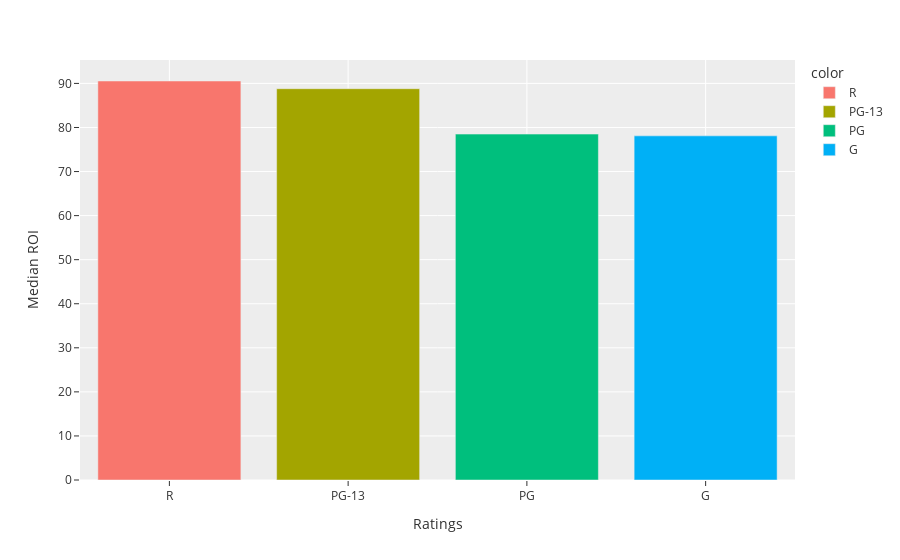

The notebook cell saved with this chart:
### Markdown cell above
Looking deeper into the data it is possibly to draw some further insights. We have the Return on Investment of the top 100 films by rating as sorted by highest Profit.

### Code cell
## Barplot Generation

## Ratings profit
r_profit = round(top_100[top_100['rating'] == 'R']['ROI'].head(100).median(), 2)
pg13_profit = round(top_100[top_100['rating'] == 'PG-13']['ROI'].head(100).median(), 2)
pg_profit = round(top_100[top_100['rating'] == 'PG']['ROI'].head(100).median(), 2)
g_profit = round(top_100[top_100['rating'] == 'G']['ROI'].head(100).median(), 2)

## Ratings budgets
r_budget = round(top_100[top_100['rating'] == 'R']['budget'].head(100).median(), 2)
pg13_budget = round(top_100[top_100['rating'] == 'PG-13']['budget'].head(100).median(), 2)
pg_budget = round(top_100[top_100['rating'] == 'PG']['budget'].head(100).median(), 2)
g_budget = round(top_100[top_100['rating'] == 'G']['budget'].head(100).median(), 2)

## Figure size
plt.figure(figsize=(10,8))

## Figure variables and Data lists
ratings_profit = [r_profit, pg13_profit, pg_profit, g_profit]
ratings_budget = [r_budget, pg13_budget, pg_budget, g_budget]
x = ['R', 'PG-13', 'PG', 'G']

fig = px.bar(data_frame=top_100, x=x, y=ratings_profit, color=x,
             labels={'x':'Ratings', 'y':'Median ROI'}, template='ggplot2')
fig.show()

### Figure 1 — Plotly figure (JSON) as saved in the notebook; plotly's stock layout.template omitted (floating-point values rounded to 4 significant figures)
{"data": [{"alignmentgroup": "True", "hovertemplate": "color=R<br>Ratings=%{x}<br>Median ROI=%{y}<extra></extra>", "legendgroup": "R", "marker": {"color": "#F8766D"}, "name": "R", "offsetgroup": "R", "orientation": "v", "showlegend": true, "textposition": "auto", "type": "bar", "x": ["R"], "xaxis": "x", "y": [90.55], "yaxis": "y"}, {"alignmentgroup": "True", "hovertemplate": "color=PG-13<br>Ratings=%{x}<br>Median ROI=%{y}<extra></extra>", "legendgroup": "PG-13", "marker": {"color": "#A3A500"}, "name": "PG-13", "offsetgroup": "PG-13", "orientation": "v", "showlegend": true, "textposition": "auto", "type": "bar", "x": ["PG-13"], "xaxis": "x", "y": [88.8], "yaxis": "y"}, {"alignmentgroup": "True", "hovertemplate": "color=PG<br>Ratings=%{x}<br>Median ROI=%{y}<extra></extra>", "legendgroup": "PG", "marker": {"color": "#00BF7D"}, "name": "PG", "offsetgroup": "PG", "orientation": "v", "showlegend": true, "textposition": "auto", "type": "bar", "x": ["PG"], "xaxis": "x", "y": [78.5], "yaxis": "y"}, {"alignmentgroup": "True", "hovertemplate": "color=G<br>Ratings=%{x}<br>Median ROI=%{y}<extra></extra>", "legendgroup": "G", "marker": {"color": "#00B0F6"}, "name": "G", "offsetgroup": "G", "orientation": "v", "showlegend": true, "textposition": "auto", "type": "bar", "x": ["G"], "xaxis": "x", "y": [78.1], "yaxis": "y"}], "layout": {"barmode": "relative", "legend": {"title": {"text": "color"}, "tracegroupgap": 0}, "margin": {"t": 60}, "xaxis": {"anchor": "y", "domain": [0, 1], "title": {"text": "Ratings"}}, "yaxis": {"anchor": "x", "domain": [0, 1], "title": {"text": "Median ROI"}}}}
